Frame 1 (no input): blank canvas, image omitted
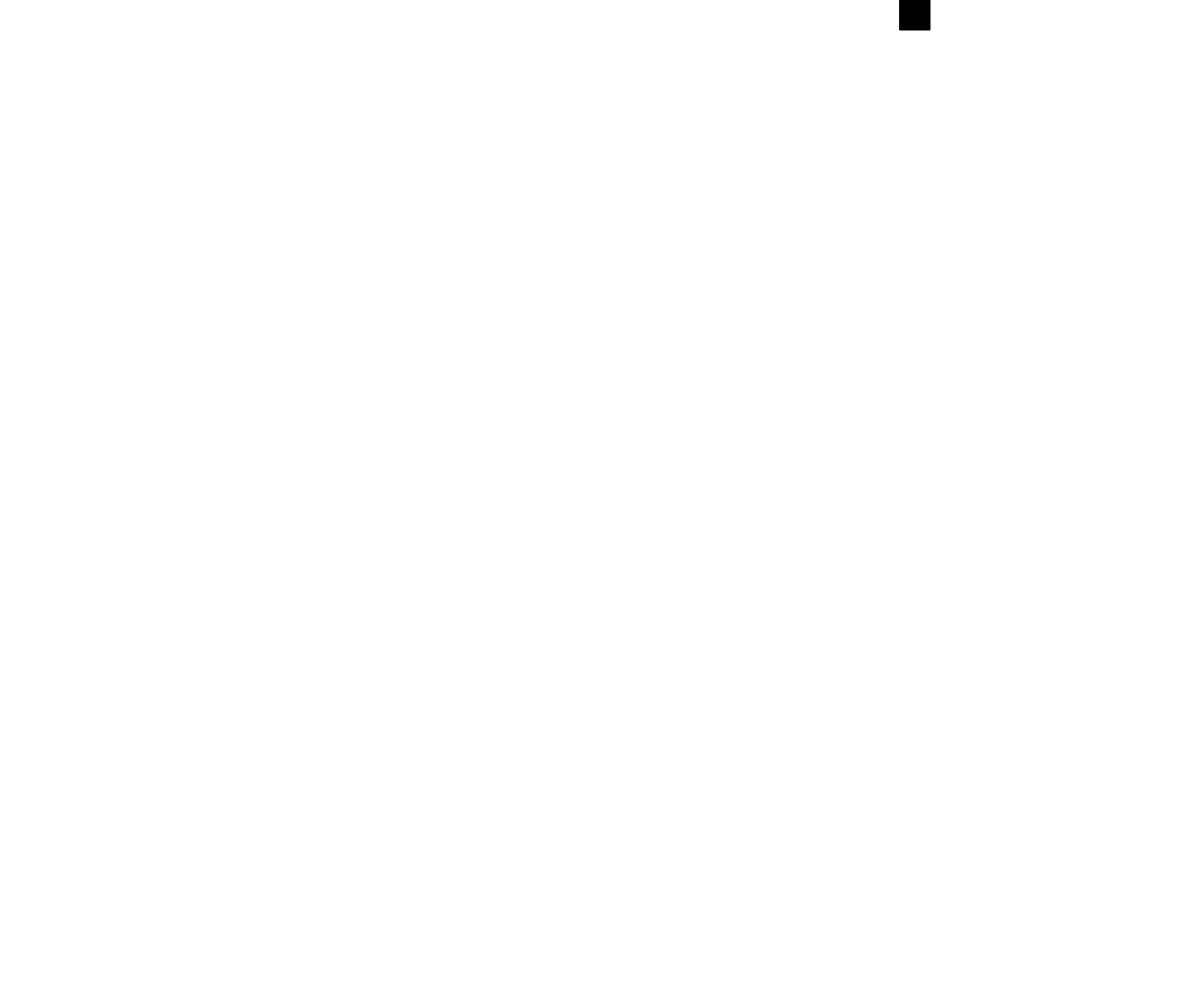
Frame 60 (no input)
Frame 120 (the mouse pressed at the canvas centre since frame 60): blank canvas, image omitted

The p5.js sketch that drew this single still picture (run headless with seeded random() and noise() and a simulated clock; from frame 60 on, the mouse is pressed at the canvas centre):

// p5.js sketch
// ── sketch.js
// Square moving around edge of screen
let size = 30;
let speed = 15;
let x = 0;
let y = 0;
let state = "right";

async function setup() {
  createCanvas(windowWidth, windowHeight);
  
}

function draw() {
  background(255);
  move();
  display();
}

function move() {
  if (state === "right") {
    x += speed;
    if(x >= width - size) {
      state = "down";
    }
  }
  else if(state === "down") {
    y += speed;
    if (y > windowHeight - size){
      state = "left";
    }
  }
  else if (state === "left") {
    x -= speed;
    if (x < 0) {
      state = "up";
    }
  }
  else if( state === "up") {
    y -= speed;
    if(y < 0 ) {
      state = "right";
    }
  }
}


function display() {
  fill("black");
  square(x,y,size);
}
